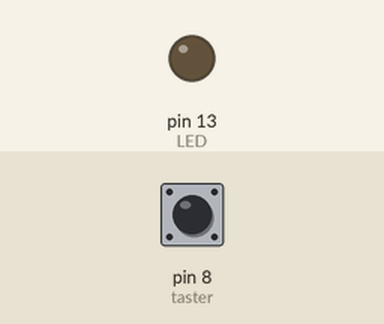
This sketch was run on a simulated Arduino Uno, built with avr-gcc and run on an emulated ATmega328P. On the bench: output pins drawn as LEDs (lit = HIGH). Dashed ring = blinking. Inputs (shaded band) come from the test bench; at power-on: pin 8 (taster) HIGH.

Above: at 1.2 s.
1.3 s: pin 8 (taster) pulsed LOW 5 times (0.12 s each, 0.3 s apart)
At 1.82 s:
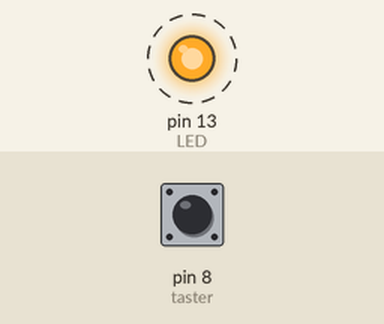
Timing chart, 0 to 4.3 s (numbered marks = the images above; inputs shaded):
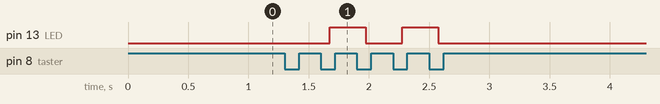

The sketch:

Taster_als_Schalter_2.ino
```cpp
/*
   Programm:          Taster mit Pulldown schaltet LED ein/aus (Arbeiten mit Bibliotheken)
   Letzte Änderung:   06.10.2020
   Programmierer:     LC
   Bibliotheken:      OneButton

   Hardware:      Arduino UNO / LED an Pin 13 / Taster (Schließer) an Pin 8 / Pulldown
*/


#include <OneButton.h>

OneButton taster(8, false);

#define LED 13                            //grüne LED an Pin 13
#define Taster 8                          //Taster an Pin 8

boolean merkerLED = false;

void setup()
{
  pinMode (LED, OUTPUT);                  //LED
  taster.attachClick(Funktion_Taster);    //void Funktion_Taster () wird ausgeführt
}


void loop()
{
    taster.tick();                        //Erkennung ob Taser gedrückt wird
    delay(10);                            //Vorgegeben von der Bibliohek OneButton
    digitalWrite(LED, merkerLED);
}


void Funktion_Taster()
{
  merkerLED = !merkerLED;                 //Signal wird negiert
}
```

Measured:
- after the input at 1.3 s, pin 13 (LED): alternates HIGH for 0.30 s and LOW for 0.30 s, 4 changes in all, then stays LOW, starting after 0.37 s
